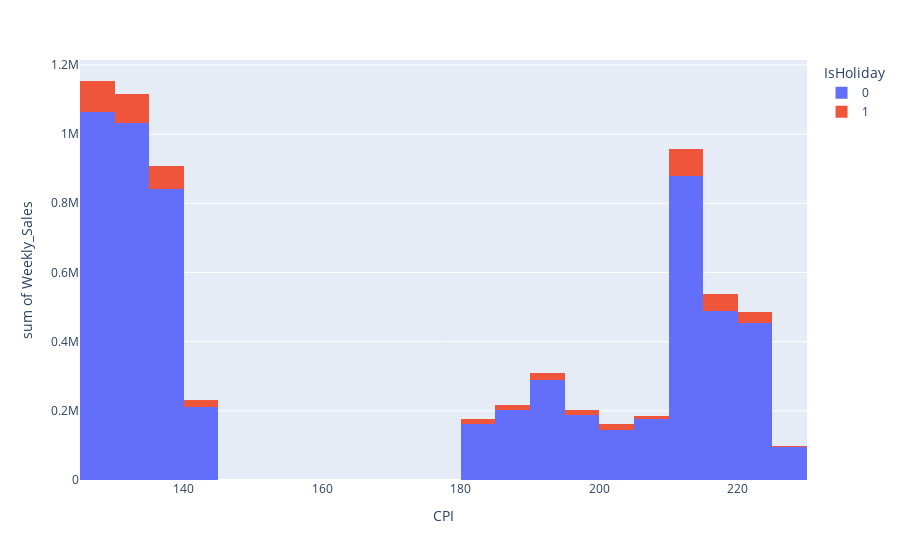

Notebook code cell kept with this figure:
### Code cell
px.histogram(data, x='CPI', y ='Weekly_Sales', color='IsHoliday')

### Figure 1 — Plotly figure (JSON) as saved in the notebook; plotly's stock layout.template omitted (floating-point values rounded to 4 significant figures; data arrays with more than 128 entries replaced by an {"elided": "..."} marker saying what was removed)
{"data": [{"bingroup": "x", "histfunc": "sum", "hovertemplate": "IsHoliday=0<br>CPI=%{x}<br>sum of Weekly_Sales=%{y}<extra></extra>", "legendgroup": "0", "marker": {"color": "#636efa", "pattern": {"shape": ""}}, "name": "0", "orientation": "v", "showlegend": true, "type": "histogram", "x": {"elided": "5985 float values"}, "xaxis": "x", "y": {"elided": "5985 float values"}, "yaxis": "y"}, {"bingroup": "x", "histfunc": "sum", "hovertemplate": "IsHoliday=1<br>CPI=%{x}<br>sum of Weekly_Sales=%{y}<extra></extra>", "legendgroup": "1", "marker": {"color": "#EF553B", "pattern": {"shape": ""}}, "name": "1", "orientation": "v", "showlegend": true, "type": "histogram", "x": {"elided": "450 float values"}, "xaxis": "x", "y": {"elided": "450 float values"}, "yaxis": "y"}], "layout": {"barmode": "relative", "legend": {"title": {"text": "IsHoliday"}, "tracegroupgap": 0}, "margin": {"t": 60}, "xaxis": {"anchor": "y", "domain": [0, 1], "title": {"text": "CPI"}}, "yaxis": {"anchor": "x", "domain": [0, 1], "title": {"text": "sum of Weekly_Sales"}}}}
